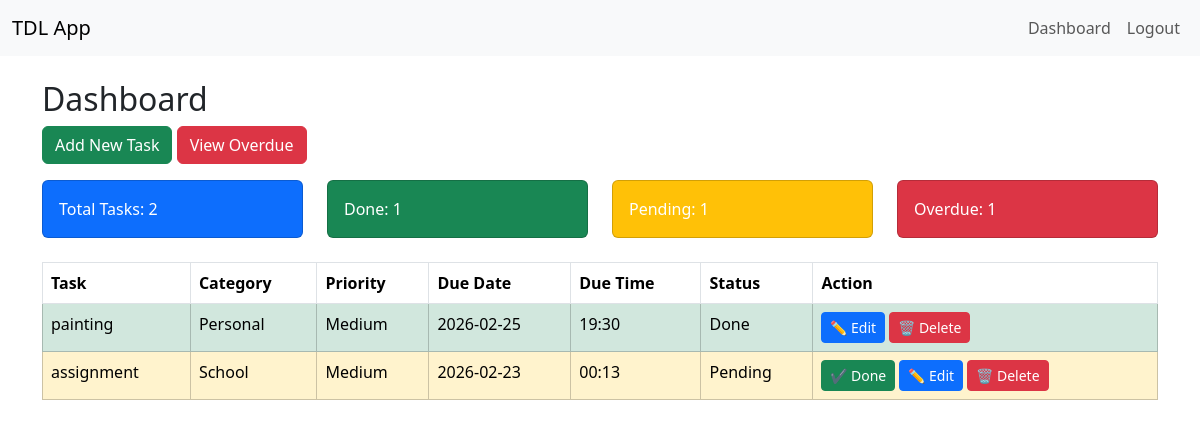
The page /dashboard (signed in) on the database as committed earlier.
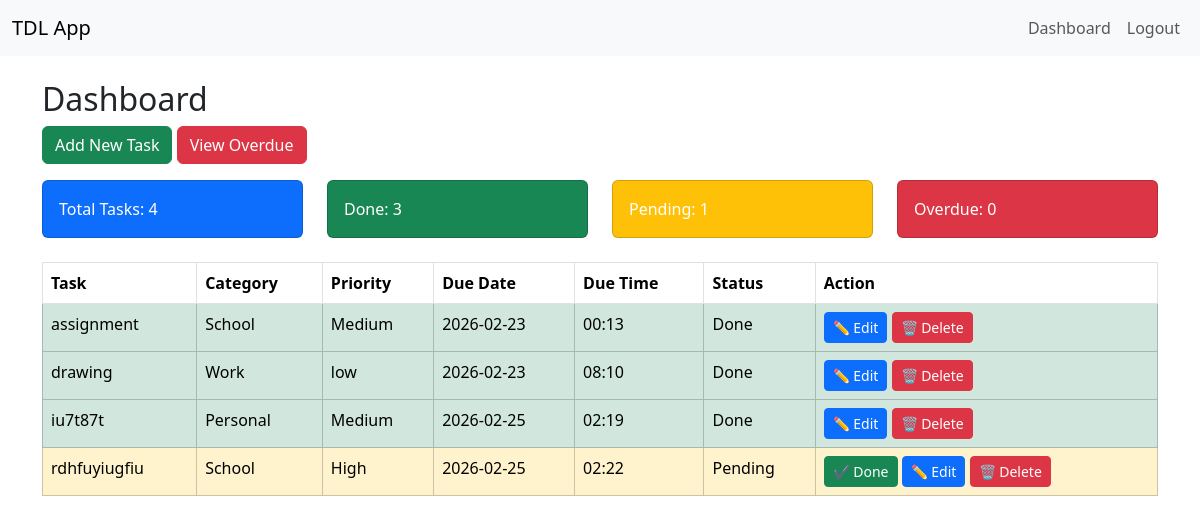
The same page on the database as committed later.
### tables this page shows
CREATE TABLE tasks(
        id INTEGER PRIMARY KEY AUTOINCREMENT,
        user_id INTEGER,
        name TEXT,
        category TEXT,
        priority TEXT,
        due_date TEXT,
        due_time TEXT,
        status TEXT DEFAULT 'Pending'
    );

### app.py (the view)
@app.route("/dashboard")
@login_required
def dashboard():
    conn = sqlite3.connect("database.db")
    conn.row_factory = sqlite3.Row
    tasks = conn.execute("""
        SELECT * FROM tasks
        WHERE user_id=?
    """, (current_user.id,)).fetchall()
    conn.close()
    total = len(tasks)
    done = 0
    pending = 0
    overdue = 0
    now = datetime.now()
    for task in tasks:
        if task["status"] == "Done":
            done += 1
        else:
            pending += 1
            task_datetime = datetime.strptime(
                task["due_date"] + " " + task["due_time"],
                "%Y-%m-%d %H:%M"
            )
            if task_datetime < now:
                overdue += 1
    return render_template(
        "dashboard.html",
        tasks=tasks,
        total=total,
        done=done,
        pending=pending,
        overdue=overdue
    )

### app.py (called while the page is built)
@login_manager.user_loader
def load_user(user_id):
    return User(user_id)

### templates/dashboard.html
{% extends "base.html" %}
{% block content %}
<h2>Dashboard</h2>
<a href="{{ url_for('add_task') }}" class="btn btn-success mb-3">Add New Task</a>
<a href="{{ url_for('overdue') }}" class="btn btn-danger mb-3">View Overdue</a>
<div class="row mb-4">
    <div class="col">
        <div class="card text-white bg-primary p-3">
            Total Tasks: {{ total }}
        </div>
    </div>
    <div class="col">
        <div class="card text-white bg-success p-3">
            Done: {{ done }}
        </div>
    </div>
    <div class="col">
        <div class="card text-white bg-warning p-3">
            Pending: {{ pending }}
        </div>
    </div>
    <div class="col">
        <div class="card text-white bg-danger p-3">
            Overdue: {{ overdue }}
        </div>
    </div>
</div>
<table class="table table-bordered">
<tr>
    <th>Task</th>
    <th>Category</th>
    <th>Priority</th>
    <th>Due Date</th>
    <th>Due Time</th>
    <th>Status</th>
    <th>Action</th>
</tr>
{% for task in tasks %}
<tr class="
{% if task.status == 'Done' %}
    table-success
{% elif task.status == 'Pending' %}
    table-warning
{% endif %}
">
    <td>{{ task.name }}</td>
    <td>{{ task.category }}</td>
    <td>{{ task.priority }}</td>
    <td>{{ task.due_date }}</td>
    <td>{{ task.due_time }}</td>
    <td>{{ task.status }}</td>
    <td>
        {% if task.status=='Pending' %}
        <a href="{{ url_for('done', task_id=task.id) }}" class="btn btn-sm btn-success">✔ Done</a>
        {% endif %}
        <a href="{{ url_for('edit', task_id=task.id) }}" class="btn btn-sm btn-primary"> ✏ Edit </a>
        <a href="{{ url_for('delete', task_id=task.id) }}"
           class="btn btn-sm btn-danger"
           onclick="return confirm('Are you sure you want to delete this task?')">
           🗑 Delete
        </a>
    </td>
</tr>
{% endfor %}
</table>
{% endblock %}

### templates/base.html (shortened to what this page needs)
<!DOCTYPE html>
<html>
<head>
    <link href="https://cdn.jsdelivr.net/npm/bootstrap@5.3.2/dist/css/bootstrap.min.css" rel="stylesheet">
</head>
<body>
<nav class="navbar navbar-expand-lg navbar-light bg-light mb-4">
  <div class="container-fluid">
    <a class="navbar-brand" href="{{ url_for('dashboard') }}">TDL App</a>
    <div class="collapse navbar-collapse">
      <ul class="navbar-nav ms-auto">
        {% if current_user.is_authenticated %}
          <li class="nav-item">
            <a class="nav-link" href="{{ url_for('dashboard') }}">Dashboard</a>
          </li>
          <li class="nav-item">
            <a class="nav-link" href="{{ url_for('logout') }}">Logout</a>
          </li>
        {% endif %}
      </ul>
    </div>
  </div>
</nav>
<div class="container">
    {% block content %}{% endblock %}
</div>
</body>
</html>

Rows that differ between the two databases and show on the page:
removed tasks: name "painting", category "Personal", priority "Medium", due_date "2026-02-25", due_time "19:30", status "Done"
changed tasks "assignment": status "Pending" → "Done"; no longer shows "✔ Done"
added tasks: name "drawing", category "Work", priority "low", due_date "2026-02-23", due_time "08:10", status "Done"
added tasks: name "iu7t87t", category "Personal", priority "Medium", due_date "2026-02-25", due_time "02:19", status "Done"
added tasks: name "rdhfuyiugfiu", category "School", priority "High", due_date "2026-02-25", due_time "02:22", status "Pending"
Other text that changed with them:
{{ total }}: "2" → "4"
{{ done }}: "1" → "3"
{{ overdue }}: "1" → "0"
